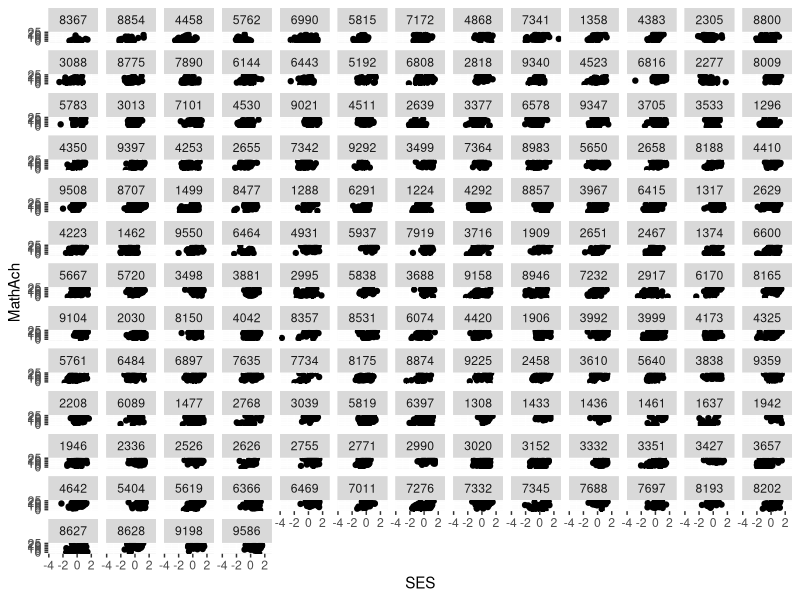

Recreate this plot in R. (Note: this script raises an error after producing the figure.)
## ---- chunk 1
knitr::opts_chunk$set(echo = TRUE)
library(lme4)
library(nlme)
library(dplyr)
library(ggplot2)
library(tidyr)
library(purrr)
library(ggbeeswarm)
library(stringr)
## ---- chunk 2
data("MathAchieve")
summary(MathAchieve)
## ---- chunk 3
attach(MathAchieve)
mses <- tapply(SES, School, mean)
detach(MathAchieve)
## ---- chunk 4
data("MathAchSchool")
head(MathAchSchool)
## ---- chunk 5
Bryk <- as.data.frame(MathAchieve[,c("School", "SES", "MathAch")])
Bryk$meanses <- mses[as.character(Bryk$School)]
sector <- MathAchSchool$Sector
names(sector) <- row.names(MathAchSchool)
Bryk$Sector <- sector[as.character(Bryk$School)]
contrasts(Bryk$Sector)
## ---- chunk 6
ggplot(MathAchieve, aes(SES, MathAch)) + geom_point() + facet_wrap(~School)
## ---- chunk 7
fit <- lmer(MathAch ~ SES + Sector + (1|School), data = Bryk)

N <- nrow(Bryk) 
school <- unique(as.character(Bryk$School))
nschool <- length(school)

y <-  Bryk$MathAch
X <- model.matrix(~ SES + Sector, data = Bryk)
beta <- fixef(fit)
Z <- model.matrix(~ School - 1, data = Bryk)
u <- ranef(fit)$School[,1]
q <- length(u)
vc <- as.data.frame(VarCorr(fit))
R <- vc$vcov[vc$grp == "Residual"] * diag(N)
G <- vc$vcov[vc$grp == "School"] * diag(q)
Sigma <- Z %*% G %*% t(Z) + R
Sigma_inv <- solve(Sigma)
varMargRes <- Sigma - X %*% solve(t(X) %*% solve(Sigma) %*% X) %*% t(X)
P <- Sigma_inv - Sigma_inv %*% X %*% solve(t(X) %*% Sigma_inv %*% X) %*% t(X) %*% Sigma_inv
varCondRes <- R %*% P %*% R
varU <- G - G %*% t(Z) %*% P %*% Z %*% G
## ---- chunk 8
fit_bryk <- Bryk %>% 
  mutate(fitted = as.vector(X %*% beta),
         resm = MathAch - fitted, 
         resc = MathAch - fitted - as.vector(Z %*% u),
         index = 1:n()) %>% 
  rowwise() %>% 
  mutate(resm_std = resm / sqrt(diag(varMargRes)[index]),
         resc_std = resc / sqrt(diag(varCondRes)[index])) %>% 
  ungroup()
## ---- chunk 9
unit_df <- expand_grid(school) %>% 
  # cannot follow Vi quit well
  mutate(Vi = map_dbl(school, ~{
                        ind <- Bryk %>% 
                          mutate(index = 1:n()) %>% 
                          filter(School == .x) %>% 
                          pull(index)
                        mi <- length(ind)
                        # standardised marginal residual
                        Ei <- solve(expm::sqrtm(varMargRes[ind, ind])) %*% fit_bryk$resm[ind]
                        sqrt(sum((diag(mi) - Ei %*% t(Ei))^2)) / mi
                      }),
         Mi = as.vector(t(u) %*% solve(varU) %*% u)
         )
## ---- chunk 10
ggplot(fit_bryk, aes(fitted, resm_std)) +
  geom_hline(yintercept = 0) +
  geom_point()
## ---- chunk 11
ggplot(fit_bryk, aes(index, resm_std)) + geom_point() + geom_hline(yintercept = 0)
## ---- chunk 12
ggplot(unit_df, aes(1:nrow(unit_df), Vi)) + geom_point()+ xlab("Unit indicies") + ylab("Modified Lesaffre-Verbeke index")
## ---- chunk 13
ggplot(fit_bryk, aes(index, resc_std)) + geom_point() + geom_hline(yintercept = 0)
## ---- chunk 14
ggplot(fit_bryk, aes(fitted, resc_std)) + geom_point() + geom_hline(yintercept = 0)
## ---- chunk 15
ggplot(fit_bryk, aes(sample = resc_std)) + 
  geom_qq() + geom_qq_line(color = "red")
## ---- chunk 16
ggplot(unit_df, aes(1:nrow(unit_df), Mi)) + geom_point() + xlab("Unit index") + ylab("Manhalanobis distance")
## ---- chunk 17
ggplot(unit_df, aes(sample = Mi)) + 
  geom_qq(distribution = stats::qchisq,
          dparams = list(df = q)) +
  geom_qq_line(color = "red",
               distribution = stats::qchisq,
               dparams = list(df = q))
## ---- chunk 18
fit.sim  <- simulate(fit, nsim = 19, seed = 1234)
fit.refit <- lapply(fit.sim, refit, object = fit)
fit.simy <- lapply(fit.refit, function(x) getME(x, "y"))
## ---- chunk 19
fit.sim.y <- do.call("cbind", fit.simy)
fit.sim.y <- reshape2::melt(fit.sim.y)[-1]
names(fit.sim.y) <- c(".n", "y")
fit.sim.y$.n <- as.numeric(str_extract(fit.sim.y$.n, "\\d+"))
fit.sim.y$School <- rep(Bryk$School, 19)
fit.sim.y$SES <- rep(Bryk$SES, 19)
fit.sim.y$Sector <- rep(Bryk$Sector, 19)
## ---- chunk 20
ggplot(MathAchieve, aes(Sex, MathAch)) +
  geom_beeswarm(alpha = .2) +
  facet_grid(. ~Minority)
## ---- chunk 21
length(unique(MathAchieve$School))
## ---- chunk 22
df <- MathAchieve %>% mutate(Sex = ifelse(Sex == "Male", 0, 1), Minority = ifelse(Minority == "No", 0, 1))
str(df)
## ---- chunk 23
model <- lmer(MathAch ~ Sex + SES + (1|School) + (1|MEANSES), data = df)
summary(model)
